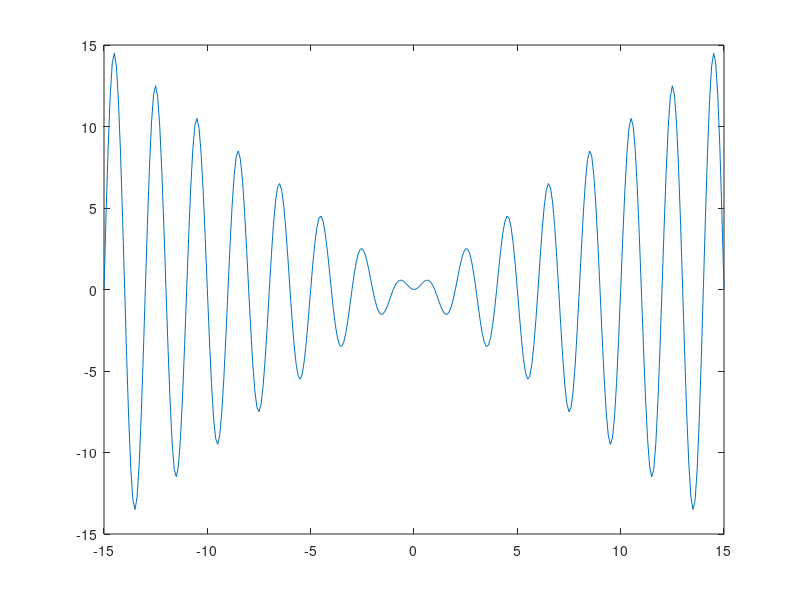

The MATLAB source for this figure: (Note: this script raises an error after producing the figure.)
%%
%1
x=[-15:0.1:15];
y=x+1./x.^2;
plot(x,y);
xlabel('x');
ylabel('f(x)');
title('f(x)=1+1/x^2')
%%
%2
x=[-15:0.1:15];
y=2*x./(1+x.^2);
plot(x,y,'r');
xlabel('x');
ylabel('f(x)');
title('Серпантин Ньютона');
%%
%3
x=[-5:0.1:5];
y=(x-2).*sqrt((1+x)./(1-x));
plot(x,y,'m');
%%
%4
x=[-15:0.1:15];
y=log(x.^2-4);
plot(x,y);
%%
%5
x=[-15:0.1:15];
y=sqrt(sin(pi*sqrt(x)));
plot(x,y);
%%
%6
x=[0:0.1:15];
y=(x+abs(x)).*sqrt(x.*(sin(pi*x)).^2);
plot(x,y);
%%
%7
x=[-15:0.1:15];
y=x.*sin(pi*x);
plot(x,y);
%%
%8
a=100;
b=2;
n=4;
k=14;
m=1;
x=[-pi/2:0.05:3*pi/2];
r=a.*(b-sin(k*x)-cos(m*x))./(a+(x-pi/2).^n);
polarplot(x,r);
%%
%9
phi=linspace(0,2*pi*m,200);
x=(1+n/m)*cos(phi*n/m)-a*n/m*cos(1+n/m)*phi;
y=(1+n/m)*sin(phi*n/m)-a*n/m*sin(1+n/m)*phi;
plot(x,y);
%%
%10
phi0=pi/4;
phi=linspace(-pi,pi,200);
x=a*sin(n*phi+phi0);
y=b*sin(m*phi);
polarplot(x,y);
%%
%11
a=1/2;
b=1/3;
m=7;
n=17;
t=linspace(-5,5,500);
x=cos(t)+a*cos(m*t)+b*sin(n*t);
y=sin(t)+a*sin(m*t)+b*cos(n*t);
plot(x,y);
%%
%12
a=1/4;
b=1/16;
m=8;
n=8;
t=linspace(-5,5,300);
x=cos(t)-a*cos(m*t)+b*sin(n*t);
y=sin(t)+a*sin(m*t)+b*cos(n*t);
s=size(x);
k=1:1:s;
plot(x./k,y./k);
%%
%13
n=1;
m=2;
phi0=pi/4;
phi=linspace(0,2*pi,300);
x=sin(m*phi).*cos(n*phi+phi0);
y=sin(m*phi).*sin(n*phi+phi0);
plot(x,y);
%%
%14.7
a=3;
fimplicit(@(x,y)a^3-a^2*y-x.^2.*y,[-10 10 -10 10]);
title('Локон Аньези');
%%
%14.9
r=5;
t=linspace(-5,5,300);
x=6*r*cos(t)-4*r*cos(t).^3;
y=4*r*sin(t).^3;
plot(x,y);
title('Нефроида');
%%
%14.25
a=3;
fimplicit(@(x,y)2*x.^3+2*x.*y.^2-3*a*x.^2+a*y.^2,[-10 10 -10 10]);
title('Трисектриса Маклорена');